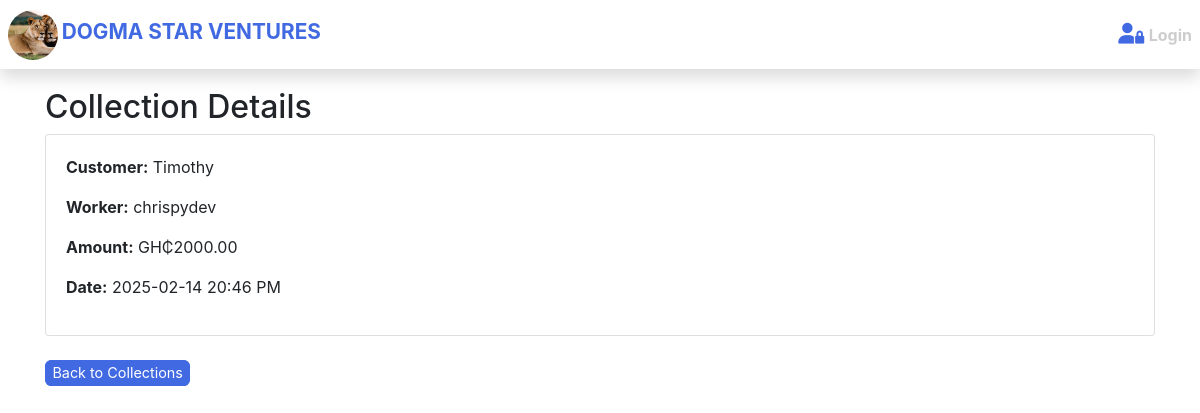
Screenshot of /accounts/collections/5/ with the database file from the repository.
### savings/models.py (models this page shows, shortened)
class Collection(models.Model):
    worker = models.ForeignKey(Worker, on_delete=models.CASCADE)
    customer = models.ForeignKey(Customer, on_delete=models.CASCADE)
    amount = models.DecimalField(max_digits=10, decimal_places=2)
    date = models.DateTimeField(auto_now_add=True)  # Changed to DateTimeField

class Customer(models.Model):
    name = models.CharField(max_length=150)
    next_of_kin = models.CharField(max_length=100)
    balance = models.DecimalField(max_digits=10, decimal_places=2, default=0.0)
    customer_image = models.ImageField(
        upload_to='media_file', default='default.jpg')
    created_by = models.ForeignKey(
        Worker,
        on_delete=models.SET(set_customer_creator),
        null=True,
        blank=True,
        related_name='customers_created'
    )
    joined = models.DateTimeField(
        auto_now_add=True)  # Changed to DateTimeField
    account_number = models.CharField(
        max_length=30, unique=True, blank=True, null=True
    )

class Worker(models.Model):
    user = models.OneToOneField(User, on_delete=models.CASCADE)

### auth/views.py (the view)
# urls.py: path('collections/<int:pk>/', CollectionDetailView.as_view(),
class CollectionDetailView(View):
    def get(self, request, pk, *args, **kwargs):
        collection = get_object_or_404(Collection, pk=pk)
        context = {
            'collection': collection
        }
        return render(request, 'savings/collection_detail.html', context)

### templates/savings/collection_detail.html
{% extends 'base.html' %}
{% block content %}
<div class="container">
    <h2>Collection Details</h2>
    <div class="card mb-4">
        <div class="card-body">
            <p><strong>Customer:</strong> {{ collection.customer.name }}</p>
            <p><strong>Worker:</strong> {{ collection.worker.user.username }}</p>
            <p><strong>Amount:</strong> GH₵{{ collection.amount }}</p>
            <p><strong>Date:</strong> {{ collection.date|date:"Y-m-d H:i A" }}</p>
        </div>
    </div>
    <a href="{% url 'all_collections' %}" class="add__button">Back to Collections</a>
</div>
{% endblock %}

### static/css/global.css (style rules this page uses)
body, h1, h2, h3, h4, h5, h6, p, ul, ol, li { margin: 0; padding: 0; }
:root { --primary-color: #4169e1; --primary-background: #4169e1e1; --border-color: #007bff40; --primary-color-light: #7a8589; --text-color: #4444; }
body { font-family: "Poppins", sans-serif; font-weight: 300; font-size: 14px; line-height: 1.5; overflow-x: hidden; }
a { color: var(--text-color) !important; text-decoration: none; font-weight: bolder; }

### static/css/worker_dashboard.css (style rules this page uses)
.add__button { background-color: var(--primary-color); border: 1px solid var(--primary-color); margin-right: 10px; padding: 0.2rem 0.4rem; color: white !important; border-radius: 0.4rem; transition: all 0.3s; font-size: 0.9rem; font-weight: normal; margin-bottom: 0.5rem; }

### rows the page displays
Collection: customer.name "Timothy", worker.user.username "chrispydev", amount "2000.00", date "2025-02-14 20:46 PM"
